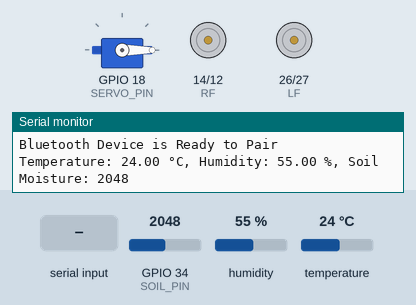
This sketch was run on a simulated ESP32. Parts: servo, motor-driver pin pairs drawn as motors (green arrow = first pin HIGH = forward, orange = second pin HIGH = backward, longer = more drive), the last lines printed to the serial monitor. The test bench sets the inputs (shaded band); at power-on: GPIO 34 (SOIL_PIN) = 2048, humidity 55 %, temperature 24 °C. Nothing arrives over Bluetooth unless stated.

Above: at 2.2 s.
2.3 s: "B" received over the second serial link
At 8.3 s:
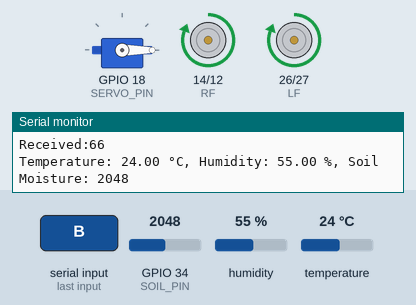
13.1 s: "F" received over the second serial link
At 17.6 s:
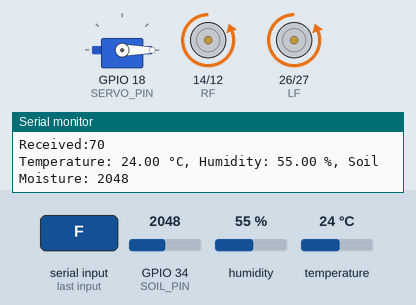
23.6 s: "L" received over the second serial link
At 28.2 s:
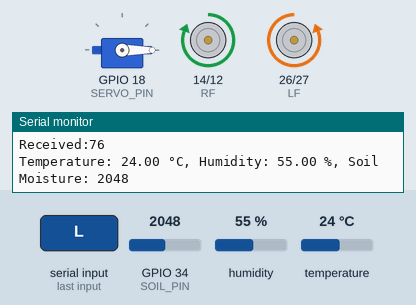
33.6 s: "R" received over the second serial link
At 37.6 s:
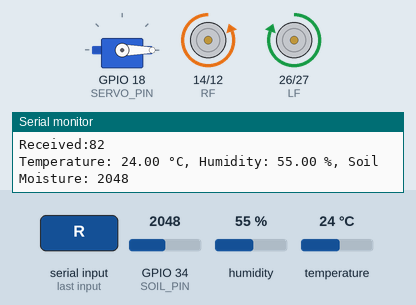
43.7 s: "S" received over the second serial link
At 47.0 s:
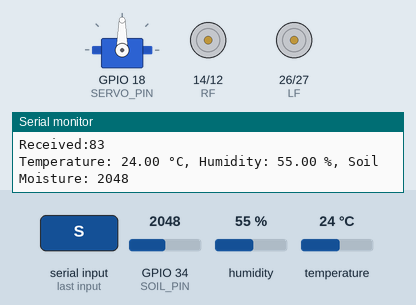
Timing chart, 0 to 53.8 s (numbered marks = the images above; inputs shaded):
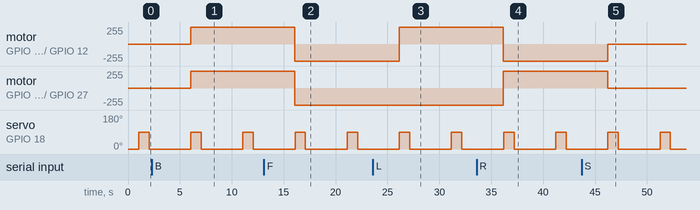

Measured:
- after the input at 2.3 s, motor on GPIO 14 (RF) / GPIO 12 (RB), motor on GPIO 26 (LF) / GPIO 27 (LB): stopped → forward 255/255 after 3.7 s
- after the input at 13.1 s, motor on GPIO 14 (RF) / GPIO 12 (RB), motor on GPIO 26 (LF) / GPIO 27 (LB): forward 255/255 → backward 255/255 after 3.0 s
- after the input at 23.6 s, motor on GPIO 14 (RF) / GPIO 12 (RB): backward 255/255 → forward 255/255 after 2.5 s
- after the input at 33.6 s, motor on GPIO 14 (RF) / GPIO 12 (RB): forward 255/255 → backward 255/255 after 2.6 s; motor on GPIO 26 (LF) / GPIO 27 (LB): backward 255/255 → forward 255/255 after 2.6 s
- after the input at 43.7 s, motor on GPIO 14 (RF) / GPIO 12 (RB): backward 255/255 → stopped after 2.5 s; motor on GPIO 26 (LF) / GPIO 27 (LB): forward 255/255 → stopped after 2.5 s
- by itself, servo on GPIO 18 (SERVO_PIN): alternates 90° for 1.0 s and 0° for 4.0 s

The sketch:

Bot_code.ino
```cpp
#include "BluetoothSerial.h"
#include <DHT.h>
#include <ESP32Servo.h>

BluetoothSerial ESP_BT; // Object for Bluetooth

// Motor pins
#define RF 14
#define LB 27
#define LF 26
#define RB 12

// Sensor pins
#define DHTPIN 4      // DHT11 data pin
#define DHTTYPE DHT11 // DHT sensor type
#define SOIL_PIN 34   // Soil moisture analog pin

// Servo motor
#define SERVO_PIN 18  // Servo control pin
Servo myServo;

DHT dht(DHTPIN, DHTTYPE);
int incoming;

void setup() {
  Serial.begin(9600); // Start Serial monitor in 9600
  ESP_BT.begin("Car1");

  Serial.println("Bluetooth Device is Ready to Pair");

  pinMode(RF, OUTPUT);
  pinMode(LF, OUTPUT);
  pinMode(LB, OUTPUT);
  pinMode(RB, OUTPUT);
  digitalWrite(RF, LOW);
  digitalWrite(LB, LOW);
  digitalWrite(LF, LOW);
  digitalWrite(RB, LOW);

  // Sensor and servo setup
  dht.begin(); // Initialize DHT11
  myServo.attach(SERVO_PIN); // Attach servo
  myServo.write(0); // Initial position

  delay(1000); // Wait for DHT11 to stabilize
}

void loop() {
  // Bluetooth car control code
  if (ESP_BT.available()) {
    incoming = ESP_BT.read();
    Serial.print("Received:"); Serial.println(incoming);

    if (incoming == 83) { // Stop
      digitalWrite(RF, LOW);
      digitalWrite(LB, LOW);
      digitalWrite(LF, LOW);
      digitalWrite(RB, LOW);
    } else if (incoming == 66) { // Move forward
      digitalWrite(RF, HIGH);
      digitalWrite(LB, LOW);
      digitalWrite(LF, HIGH);
      digitalWrite(RB, LOW);
    } else if (incoming == 70) { // Move backward
      digitalWrite(RF, LOW);
      digitalWrite(LB, HIGH);
      digitalWrite(LF, LOW);
      digitalWrite(RB, HIGH);
    } else if (incoming == 76) { // Turn left
      digitalWrite(RF, HIGH);
      digitalWrite(LB, HIGH);
      digitalWrite(LF, LOW);
      digitalWrite(RB, LOW);
    } else if (incoming == 82) { // Turn right
      digitalWrite(RF, LOW);
      digitalWrite(LB, LOW);
      digitalWrite(LF, HIGH);
      digitalWrite(RB, HIGH);
    }
  }

  // Read and display temperature, humidity, and soil moisture every 2 seconds
  float humidity = dht.readHumidity();
  float temperature = dht.readTemperature();
  int soilMoisture = analogRead(SOIL_PIN);

  Serial.print("Temperature: ");
  Serial.print(temperature);
  Serial.print(" °C, Humidity: ");
  Serial.print(humidity);
  Serial.print(" %, Soil Moisture: ");
  Serial.println(soilMoisture);

  // Move servo to insert soil moisture sensor
  myServo.write(90); // Move servo down
  delay(1000); // Delay for sensor reading
  myServo.write(0); // Move servo up
  delay(2000); // Wait before next reading

  delay(2000); // Overall delay to avoid sensor spamming
}
```
